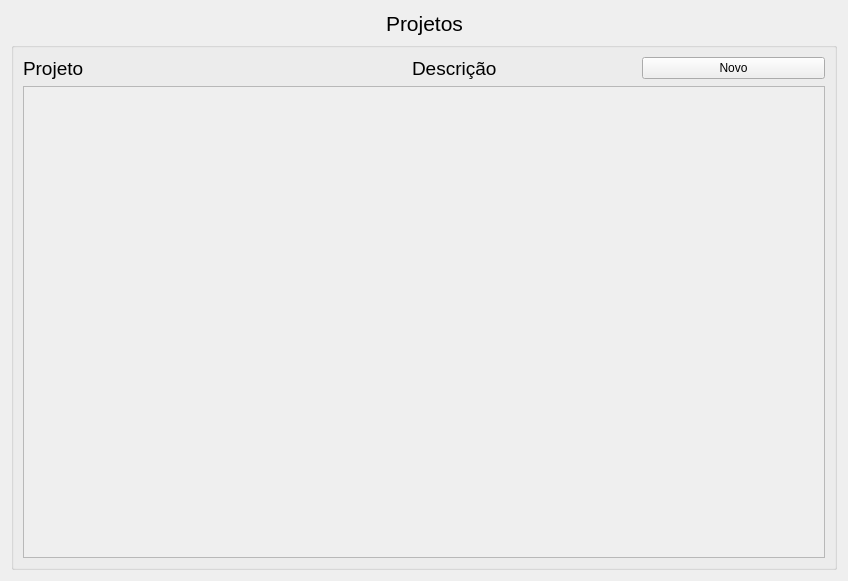
<?xml version="1.0" encoding="UTF-8"?>
<ui version="4.0">
 <class>Form</class>
 <widget class="QWidget" name="Form">
  <property name="geometry">
   <rect>
    <x>0</x>
    <y>0</y>
    <width>848</width>
    <height>581</height>
   </rect>
  </property>
  <property name="windowTitle">
   <string>Form</string>
  </property>
  <property name="styleSheet">
   <string notr="true"/>
  </property>
  <layout class="QVBoxLayout" name="verticalLayout_2">
   <item>
    <layout class="QHBoxLayout" name="horizontalLayout">
     <item>
      <spacer name="horizontalSpacer_2">
       <property name="orientation">
        <enum>Qt::Horizontal</enum>
       </property>
       <property name="sizeHint" stdset="0">
        <size>
         <width>40</width>
         <height>20</height>
        </size>
       </property>
      </spacer>
     </item>
     <item>
      <widget class="QLabel" name="label">
       <property name="font">
        <font>
         <family>Arial</family>
         <pointsize>16</pointsize>
        </font>
       </property>
       <property name="text">
        <string>Projetos</string>
       </property>
      </widget>
     </item>
     <item>
      <spacer name="horizontalSpacer">
       <property name="orientation">
        <enum>Qt::Horizontal</enum>
       </property>
       <property name="sizeHint" stdset="0">
        <size>
         <width>40</width>
         <height>20</height>
        </size>
       </property>
      </spacer>
     </item>
    </layout>
   </item>
   <item>
    <widget class="QGroupBox" name="groupBox">
     <property name="styleSheet">
      <string notr="true"/>
     </property>
     <property name="title">
      <string/>
     </property>
     <layout class="QVBoxLayout" name="verticalLayout">
      <item>
       <layout class="QHBoxLayout" name="horizontalLayout_2">
        <item>
         <widget class="QLabel" name="label_2">
          <property name="font">
           <font>
            <family>Arial</family>
            <pointsize>14</pointsize>
           </font>
          </property>
          <property name="text">
           <string>Projeto</string>
          </property>
         </widget>
        </item>
        <item>
         <spacer name="horizontalSpacer_3">
          <property name="orientation">
           <enum>Qt::Horizontal</enum>
          </property>
          <property name="sizeType">
           <enum>QSizePolicy::Fixed</enum>
          </property>
          <property name="sizeHint" stdset="0">
           <size>
            <width>200</width>
            <height>20</height>
           </size>
          </property>
         </spacer>
        </item>
        <item>
         <widget class="QLabel" name="label_3">
          <property name="font">
           <font>
            <family>Arial</family>
            <pointsize>14</pointsize>
           </font>
          </property>
          <property name="text">
           <string>Descrição</string>
          </property>
         </widget>
        </item>
        <item>
         <spacer name="horizontalSpacer_4">
          <property name="orientation">
           <enum>Qt::Horizontal</enum>
          </property>
          <property name="sizeType">
           <enum>QSizePolicy::Fixed</enum>
          </property>
          <property name="sizeHint" stdset="0">
           <size>
            <width>40</width>
            <height>20</height>
           </size>
          </property>
         </spacer>
        </item>
        <item>
         <widget class="QPushButton" name="novo_projeto_btn">
          <property name="text">
           <string>Novo</string>
          </property>
         </widget>
        </item>
       </layout>
      </item>
      <item>
       <widget class="QScrollArea" name="scrollArea">
        <property name="styleSheet">
         <string notr="true"/>
        </property>
        <property name="widgetResizable">
         <bool>true</bool>
        </property>
        <widget class="QWidget" name="scrollAreaWidgetContents">
         <property name="geometry">
          <rect>
           <x>0</x>
           <y>0</y>
           <width>808</width>
           <height>20</height>
          </rect>
         </property>
         <property name="sizePolicy">
          <sizepolicy hsizetype="Preferred" vsizetype="Fixed">
           <horstretch>0</horstretch>
           <verstretch>0</verstretch>
          </sizepolicy>
         </property>
         <layout class="QVBoxLayout" name="verticalLayout_3">
          <item>
           <layout class="QVBoxLayout" name="painel_colab"/>
          </item>
         </layout>
        </widget>
       </widget>
      </item>
     </layout>
    </widget>
   </item>
  </layout>
 </widget>
 <resources/>
 <connections/>
</ui>
